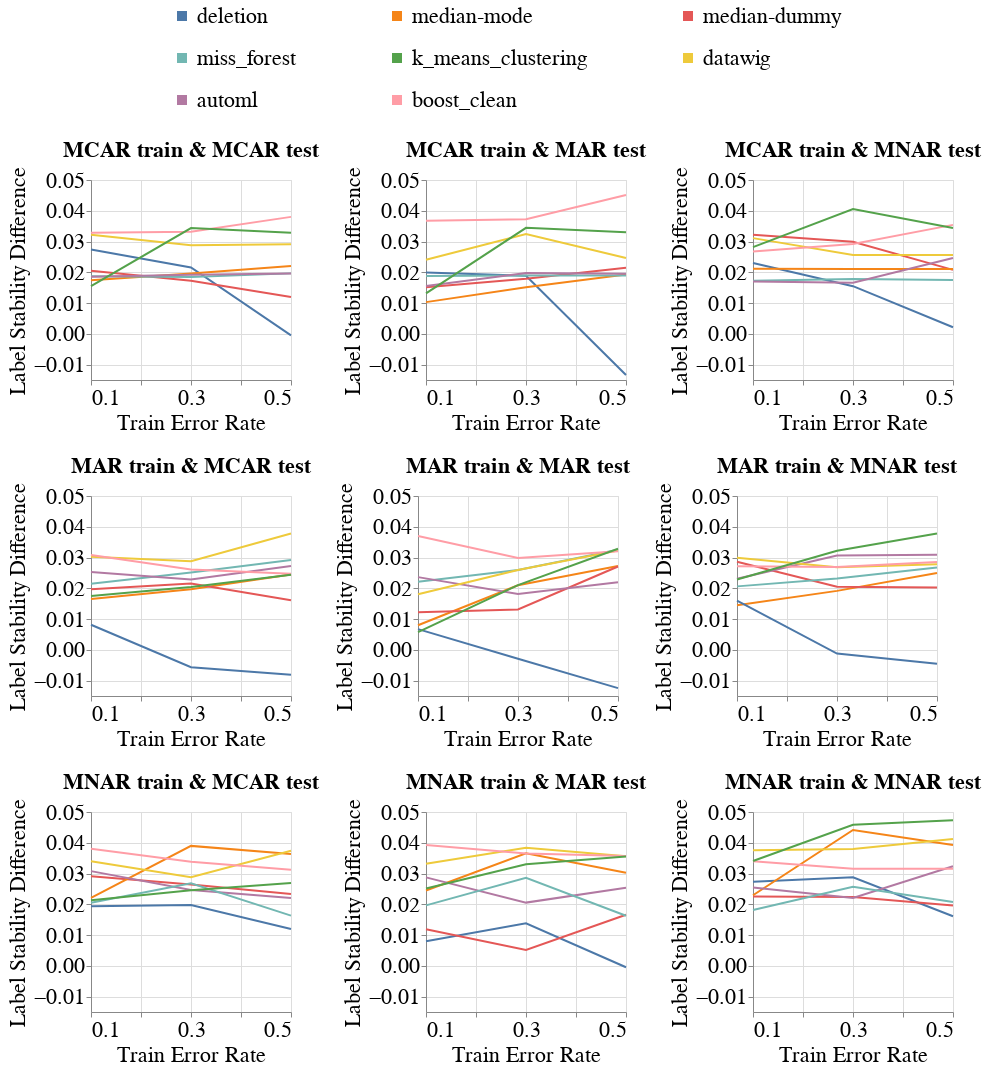

Notebook source saved alongside this figure:
### Code cell
create_exp2_line_bands_for_diff_imputers(dataset_name=DATASET_NAME,
                                         model_name='mlp_clf',
                                         metric_name='Label_Stability_Difference',
                                         db_client=db_client,
                                         group=SENSITIVE_ATTR_FOR_DISPARITY_METRICS,
                                         with_band=False)

### Figure 1 — Vega-Lite specification as saved in the notebook (floating-point values rounded to 4 significant figures; data arrays with more than 128 entries replaced by an {"elided": "..."} marker saying what was removed)
{"config": {"view": {"continuousWidth": 400, "continuousHeight": 300}, "axis": {"labelFontSize": 22, "labelFontWeight": "normal", "titleFontSize": 22, "titleFontWeight": "normal"}, "legend": {"columns": 3, "direction": "horizontal", "labelFontSize": 22, "labelLimit": 400, "orient": "top", "symbolOffset": 80, "symbolStrokeWidth": 10, "titleAnchor": "middle", "titleFontSize": 22, "titleLimit": 300}, "title": {"fontSize": 22}}, "vconcat": [{"hconcat": [{"mark": "line", "encoding": {"color": {"field": "Null_Imputer_Name", "sort": ["deletion", "median-mode", "median-dummy", "miss_forest", "k_means_clustering", "datawig", "automl", "boost_clean"], "title": null, "type": "nominal"}, "x": {"axis": {"labelExpr": "(datum.value == 0.1) || (datum.value == 0.3) || (datum.value == 0.5) ? datum.label : ''"}, "field": "Train_Error_Rate", "scale": {"nice": false}, "title": "Train Error Rate", "type": "quantitative"}, "y": {"aggregate": "mean", "field": "Metric_Value", "scale": {"zero": false}, "title": "Label Stability Difference", "type": "quantitative"}}, "height": 200, "title": {"text": "MCAR train & MCAR test", "fontSize": 22}, "width": 200}, {"data": {"name": "data-c5d541d3a3b3c4c6c7b7116694af411c"}, "mark": "line", "encoding": {"color": {"field": "Null_Imputer_Name", "sort": ["deletion", "median-mode", "median-dummy", "miss_forest", "k_means_clustering", "datawig", "automl", "boost_clean"], "title": null, "type": "nominal"}, "x": {"axis": {"labelExpr": "(datum.value == 0.1) || (datum.value == 0.3) || (datum.value == 0.5) ? datum.label : ''"}, "field": "Train_Error_Rate", "scale": {"nice": false}, "title": "Train Error Rate", "type": "quantitative"}, "y": {"aggregate": "mean", "field": "Metric_Value", "scale": {"zero": false}, "title": "Label Stability Difference", "type": "quantitative"}}, "height": 200, "title": {"text": "MCAR train & MAR test", "fontSize": 22}, "width": 200}, {"data": {"name": "data-1a497a0f6c243ee38577065dc6f0c5ba"}, "mark": "line", "encoding": {"color": {"field": "Null_Imputer_Name", "sort": ["deletion", "median-mode", "median-dummy", "miss_forest", "k_means_clustering", "datawig", "automl", "boost_clean"], "title": null, "type": "nominal"}, "x": {"axis": {"labelExpr": "(datum.value == 0.1) || (datum.value == 0.3) || (datum.value == 0.5) ? datum.label : ''"}, "field": "Train_Error_Rate", "scale": {"nice": false}, "title": "Train Error Rate", "type": "quantitative"}, "y": {"aggregate": "mean", "field": "Metric_Value", "scale": {"zero": false}, "title": "Label Stability Difference", "type": "quantitative"}}, "height": 200, "title": {"text": "MCAR train & MNAR test", "fontSize": 22}, "width": 200}], "resolve": {"scale": {"y": "shared"}}}, {"hconcat": [{"mark": "line", "encoding": {"color": {"field": "Null_Imputer_Name", "sort": ["deletion", "median-mode", "median-dummy", "miss_forest", "k_means_clustering", "datawig", "automl", "boost_clean"], "title": null, "type": "nominal"}, "x": {"axis": {"labelExpr": "(datum.value == 0.1) || (datum.value == 0.3) || (datum.value == 0.5) ? datum.label : ''"}, "field": "Train_Error_Rate", "scale": {"nice": false}, "title": "Train Error Rate", "type": "quantitative"}, "y": {"aggregate": "mean", "field": "Metric_Value", "scale": {"zero": false}, "title": "Label Stability Difference", "type": "quantitative"}}, "height": 200, "title": {"text": "MAR train & MCAR test", "fontSize": 22}, "width": 200}, {"data": {"name": "data-feceb56c2abeca0c77ee2070ee54624d"}, "mark": "line", "encoding": {"color": {"field": "Null_Imputer_Name", "sort": ["deletion", "median-mode", "median-dummy", "miss_forest", "k_means_clustering", "datawig", "automl", "boost_clean"], "title": null, "type": "nominal"}, "x": {"axis": {"labelExpr": "(datum.value == 0.1) || (datum.value == 0.3) || (datum.value == 0.5) ? datum.label : ''"}, "field": "Train_Error_Rate", "scale": {"nice": false}, "title": "Train Error Rate", "type": "quantitative"}, "y": {"aggregate": "mean", "field": "Metric_Value", "scale": {"zero": false}, "title": "Label Stability Difference", "type": "quantitative"}}, "height": 200, "title": {"text": "MAR train & MAR test", "fontSize": 22}, "width": 200}, {"data": {"name": "data-3653906f17944d0f6ae249672979cc09"}, "mark": "line", "encoding": {"color": {"field": "Null_Imputer_Name", "sort": ["deletion", "median-mode", "median-dummy", "miss_forest", "k_means_clustering", "datawig", "automl", "boost_clean"], "title": null, "type": "nominal"}, "x": {"axis": {"labelExpr": "(datum.value == 0.1) || (datum.value == 0.3) || (datum.value == 0.5) ? datum.label : ''"}, "field": "Train_Error_Rate", "scale": {"nice": false}, "title": "Train Error Rate", "type": "quantitative"}, "y": {"aggregate": "mean", "field": "Metric_Value", "scale": {"zero": false}, "title": "Label Stability Difference", "type": "quantitative"}}, "height": 200, "title": {"text": "MAR train & MNAR test", "fontSize": 22}, "width": 200}], "data": {"name": "data-3a9e194ac204b7b2b6064d1037fc1078"}, "resolve": {"scale": {"y": "shared"}}}, {"hconcat": [{"mark": "line", "encoding": {"color": {"field": "Null_Imputer_Name", "sort": ["deletion", "median-mode", "median-dummy", "miss_forest", "k_means_clustering", "datawig", "automl", "boost_clean"], "title": null, "type": "nominal"}, "x": {"axis": {"labelExpr": "(datum.value == 0.1) || (datum.value == 0.3) || (datum.value == 0.5) ? datum.label : ''"}, "field": "Train_Error_Rate", "scale": {"nice": false}, "title": "Train Error Rate", "type": "quantitative"}, "y": {"aggregate": "mean", "field": "Metric_Value", "scale": {"zero": false}, "title": "Label Stability Difference", "type": "quantitative"}}, "height": 200, "title": {"text": "MNAR train & MCAR test", "fontSize": 22}, "width": 200}, {"data": {"name": "data-c7ab17e6a009fabce81ced251193643f"}, "mark": "line", "encoding": {"color": {"field": "Null_Imputer_Name", "sort": ["deletion", "median-mode", "median-dummy", "miss_forest", "k_means_clustering", "datawig", "automl", "boost_clean"], "title": null, "type": "nominal"}, "x": {"axis": {"labelExpr": "(datum.value == 0.1) || (datum.value == 0.3) || (datum.value == 0.5) ? datum.label : ''"}, "field": "Train_Error_Rate", "scale": {"nice": false}, "title": "Train Error Rate", "type": "quantitative"}, "y": {"aggregate": "mean", "field": "Metric_Value", "scale": {"zero": false}, "title": "Label Stability Difference", "type": "quantitative"}}, "height": 200, "title": {"text": "MNAR train & MAR test", "fontSize": 22}, "width": 200}, {"data": {"name": "data-899d44df3965db13b987cc27fd4b72a2"}, "mark": "line", "encoding": {"color": {"field": "Null_Imputer_Name", "sort": ["deletion", "median-mode", "median-dummy", "miss_forest", "k_means_clustering", "datawig", "automl", "boost_clean"], "title": null, "type": "nominal"}, "x": {"axis": {"labelExpr": "(datum.value == 0.1) || (datum.value == 0.3) || (datum.value == 0.5) ? datum.label : ''"}, "field": "Train_Error_Rate", "scale": {"nice": false}, "title": "Train Error Rate", "type": "quantitative"}, "y": {"aggregate": "mean", "field": "Metric_Value", "scale": {"zero": false}, "title": "Label Stability Difference", "type": "quantitative"}}, "height": 200, "title": {"text": "MNAR train & MNAR test", "fontSize": 22}, "width": 200}], "data": {"name": "data-acb17e62f7f5f9267034df94ec0dd89f"}, "resolve": {"scale": {"y": "shared"}}}], "data": {"name": "data-15c8e27ea13bba1f114d6e6cfd836523"}, "resolve": {"scale": {"y": "shared"}}, "$schema": "https://vega.github.io/schema/vega-lite/v4.17.0.json", "datasets": {"data-15c8e27ea13bba1f114d6e6cfd836523": {"elided": "144 records"}, "data-c5d541d3a3b3c4c6c7b7116694af411c": {"elided": "144 records"}, "data-1a497a0f6c243ee38577065dc6f0c5ba": {"elided": "144 records"}, "data-3a9e194ac204b7b2b6064d1037fc1078": {"elided": "144 records"}, "data-feceb56c2abeca0c77ee2070ee54624d": {"elided": "144 records"}, "data-3653906f17944d0f6ae249672979cc09": {"elided": "144 records"}, "data-acb17e62f7f5f9267034df94ec0dd89f": {"elided": "144 records"}, "data-c7ab17e6a009fabce81ced251193643f": {"elided": "144 records"}, "data-899d44df3965db13b987cc27fd4b72a2": {"elided": "144 records"}}}
